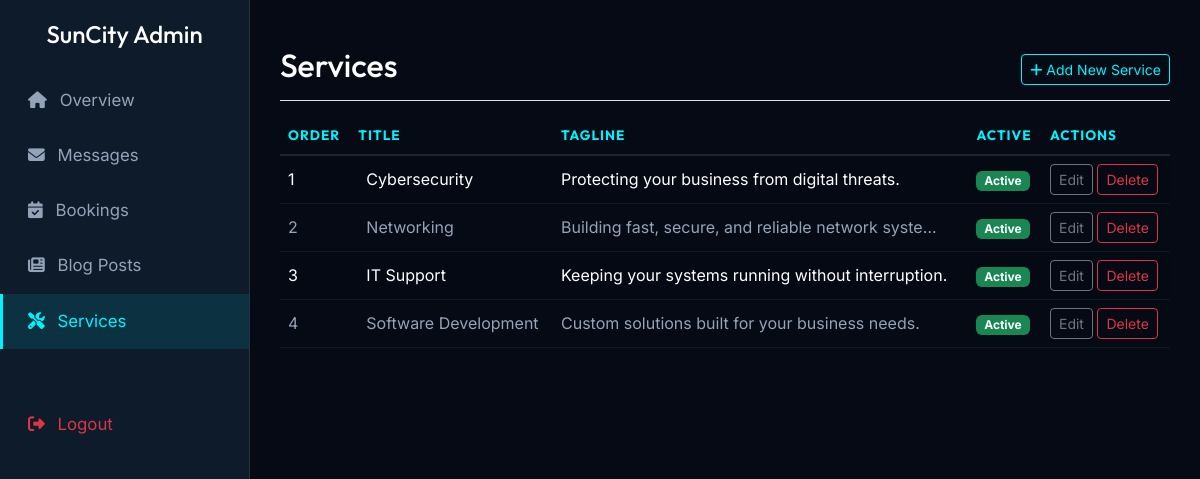
The page /manage/services/ (signed in) on the database its author committed.
### website/models.py (models this page shows, shortened)
class Service(models.Model):
    title = models.CharField(max_length=100)
    slug = models.SlugField(unique=True, blank=True)
    icon_class = models.CharField(max_length=50, help_text="FontAwesome class, e.g., 'fa-shield-alt'")
    tagline = models.CharField(max_length=255)
    offerings = models.TextField(help_text="Enter items separated by newlines")
    why_it_matters = models.TextField()
    target_audience = models.TextField(help_text="Enter items separated by newlines")
    order = models.IntegerField(default=0)
    is_active = models.BooleanField(default=True)
    class Meta:
        ordering = ['order', 'title']

### dashboard/views.py (the view)
# urls.py: path('services/', views.service_list, name='service_list'),
@login_required
def service_list(request):
    if not request.user.is_staff:
        return redirect('home')
    services = Service.objects.all().order_by('order')
    return render(request, 'dashboard/service_list.html', {'services': services})

### templates/dashboard/service_list.html (shortened to what this page needs)
{% extends 'dashboard/base_dashboard.html' %}
{% block content %}
<div class="d-flex justify-content-between flex-wrap flex-md-nowrap align-items-center pt-3 pb-2 mb-3 border-bottom">
    <h1 class="h2">Services</h1>
    <div class="btn-toolbar mb-2 mb-md-0">
        <a href="{% url 'service_create' %}" class="btn btn-sm btn-outline-primary">
            <i class="fas fa-plus"></i> Add New Service
        </a>
    </div>
</div>
<div class="table-responsive">
    <table class="table table-striped table-hover">
        <thead>
            <tr>
                <th>Order</th>
                <th>Title</th>
                <th>Tagline</th>
                <th>Active</th>
                <th>Actions</th>
            </tr>
        </thead>
        <tbody>
            {% for service in services %}
            <tr>
                <td>{{ service.order }}</td>
                <td>
                    <i class="{{ service.icon_class }} me-2"></i> {{ service.title }}
                </td>
                <td>{{ service.tagline|truncatechars:50 }}</td>
                <td>
                    {% if service.is_active %}
                    <span class="badge bg-success">Active</span>
                    {% else %}
                    <span class="badge bg-secondary">Inactive</span>
                    {% endif %}
                </td>
                <td>
                    <a href="{% url 'service_edit' service.id %}" class="btn btn-sm btn-outline-secondary">Edit</a>
                    <form method="post" action="{% url 'service_delete' service.id %}" class="d-inline" onsubmit="return confirm('Delete this service?');">
                        <button type="submit" class="btn btn-sm btn-outline-danger">Delete</button>
                    </form>
                </td>
            </tr>
            {% empty %}
            <tr>
                <td colspan="5" class="text-center">No services found.</td>
            </tr>
            {% endfor %}
        </tbody>
    </table>
</div>
{% endblock %}

### templates/dashboard/base_dashboard.html (style rules this page uses)
:root { --primary: #00f2fe; --primary-dark: #4facfe; --accent: #ff0055; --bg-dark: #050a14; --bg-lighter: #0d1b2a; --text-main: #ffffff; --text-muted: #94a3b8; --border-glass: 1px solid rgba(255, 255, 255, 0.1); }
body { font-family: 'Inter', sans-serif; background-color: var(--bg-dark); color: var(--text-main); overflow-x: hidden; }
h1, h2, h3, h4, h5, h6 { font-family: 'Outfit', sans-serif; color: var(--text-main); }
.table { --bs-table-bg: transparent; --bs-table-color: var(--text-main); --bs-table-hover-color: var(--text-main); --bs-table-hover-bg: rgba(255, 255, 255, 0.05); border-color: rgba(255,255,255,0.1); }
.table thead th { border-bottom: 2px solid rgba(255,255,255,0.1); color: var(--primary); font-family: 'Outfit', sans-serif; text-transform: uppercase; font-size: 0.85rem; letter-spacing: 1px; }
.table td { border-bottom: 1px solid rgba(255,255,255,0.05); vertical-align: middle; color: var(--text-muted); }
.table-striped > tbody > tr:nth-of-type(odd) > * { --bs-table-accent-bg: rgba(255, 255, 255, 0.02); color: var(--text-main); }
.btn-outline-primary { color: var(--primary); border-color: var(--primary); }

### rows shown on the page
Service: order "1", title "Cybersecurity", tagline "Protecting your business from digital threats.", is_active "Active"
Service: order "2", title "Networking", tagline "Building fast, secure, and reliable network syste…", is_active "Active"
Service: order "3", title "IT Support", tagline "Keeping your systems running without interruption.", is_active "Active"
Service: order "4", title "Software Development", tagline "Custom solutions built for your business needs.", is_active "Active"
